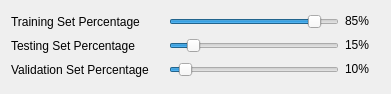
    <widget class="QWidget" name="">
     <property name="geometry">
      <rect>
       <x>30</x>
       <y>30</y>
       <width>391</width>
       <height>94</height>
      </rect>
     </property>
     <layout class="QVBoxLayout" name="verticalLayout_14">
      <item>
       <layout class="QHBoxLayout" name="horizontalLayout_30">
        <item>
         <widget class="QLabel" name="label_33">
          <property name="text">
           <string>Training Set Percentage</string>
          </property>
         </widget>
        </item>
        <item>
         <widget class="QSlider" name="train_percentage_horizontalSlider">
          <property name="maximumSize">
           <size>
            <width>170</width>
            <height>16777215</height>
           </size>
          </property>
          <property name="minimum">
           <number>5</number>
          </property>
          <property name="maximum">
           <number>95</number>
          </property>
          <property name="value">
           <number>85</number>
          </property>
          <property name="orientation">
           <enum>Qt::Horizontal</enum>
          </property>
         </widget>
        </item>
        <item>
         <widget class="QLabel" name="train_percentage_label">
          <property name="sizePolicy">
           <sizepolicy hsizetype="Fixed" vsizetype="Fixed">
            <horstretch>0</horstretch>
            <verstretch>0</verstretch>
           </sizepolicy>
          </property>
          <property name="minimumSize">
           <size>
            <width>35</width>
            <height>0</height>
           </size>
          </property>
          <property name="maximumSize">
           <size>
            <width>35</width>
            <height>16777215</height>
           </size>
          </property>
          <property name="baseSize">
           <size>
            <width>30</width>
            <height>0</height>
           </size>
          </property>
          <property name="text">
           <string>85%</string>
          </property>
         </widget>
        </item>
       </layout>
      </item>
      <item>
       <layout class="QHBoxLayout" name="horizontalLayout_29">
        <item>
         <widget class="QLabel" name="label_34">
          <property name="text">
           <string>Testing Set Percentage</string>
          </property>
         </widget>
        </item>
        <item>
         <widget class="QSlider" name="test_percentage_horizontalSlider">
          <property name="maximumSize">
           <size>
            <width>170</width>
            <height>16777215</height>
           </size>
          </property>
          <property name="minimum">
           <number>5</number>
          </property>
          <property name="maximum">
           <number>95</number>
          </property>
          <property name="value">
           <number>15</number>
          </property>
          <property name="orientation">
           <enum>Qt::Horizontal</enum>
          </property>
         </widget>
        </item>
        <item>
         <widget class="QLabel" name="test_percentage_label">
          <property name="sizePolicy">
           <sizepolicy hsizetype="Fixed" vsizetype="Fixed">
            <horstretch>0</horstretch>
            <verstretch>0</verstretch>
           </sizepolicy>
          </property>
          <property name="minimumSize">
           <size>
            <width>35</width>
            <height>0</height>
           </size>
          </property>
          <property name="maximumSize">
           <size>
            <width>35</width>
            <height>16777215</height>
           </size>
          </property>
          <property name="baseSize">
           <size>
            <width>30</width>
            <height>0</height>
           </size>
          </property>
          <property name="text">
           <string>15%</string>
          </property>
         </widget>
        </item>
       </layout>
      </item>
      <item>
       <layout class="QHBoxLayout" name="horizontalLayout_27">
        <item>
         <widget class="QLabel" name="label_35">
          <property name="text">
           <string>Validation Set Percentage</string>
          </property>
         </widget>
        </item>
        <item>
         <widget class="QSlider" name="validate_percentage_horizontalSlider">
          <property name="maximumSize">
           <size>
            <width>170</width>
            <height>16777215</height>
           </size>
          </property>
          <property name="minimum">
           <number>5</number>
          </property>
          <property name="maximum">
           <number>95</number>
          </property>
          <property name="value">
           <number>10</number>
          </property>
          <property name="orientation">
           <enum>Qt::Horizontal</enum>
          </property>
         </widget>
        </item>
        <item>
         <widget class="QLabel" name="validation_percentage_label">
          <property name="sizePolicy">
           <sizepolicy hsizetype="Fixed" vsizetype="Fixed">
            <horstretch>0</horstretch>
            <verstretch>0</verstretch>
           </sizepolicy>
          </property>
          <property name="minimumSize">
           <size>
            <width>35</width>
            <height>0</height>
           </size>
          </property>
          <property name="maximumSize">
           <size>
            <width>35</width>
            <height>16777215</height>
           </size>
          </property>
          <property name="baseSize">
           <size>
            <width>30</width>
            <height>0</height>
           </size>
          </property>
          <property name="text">
           <string>10%</string>
          </property>
         </widget>
        </item>
       </layout>
      </item>
     </layout>
    </widget>
